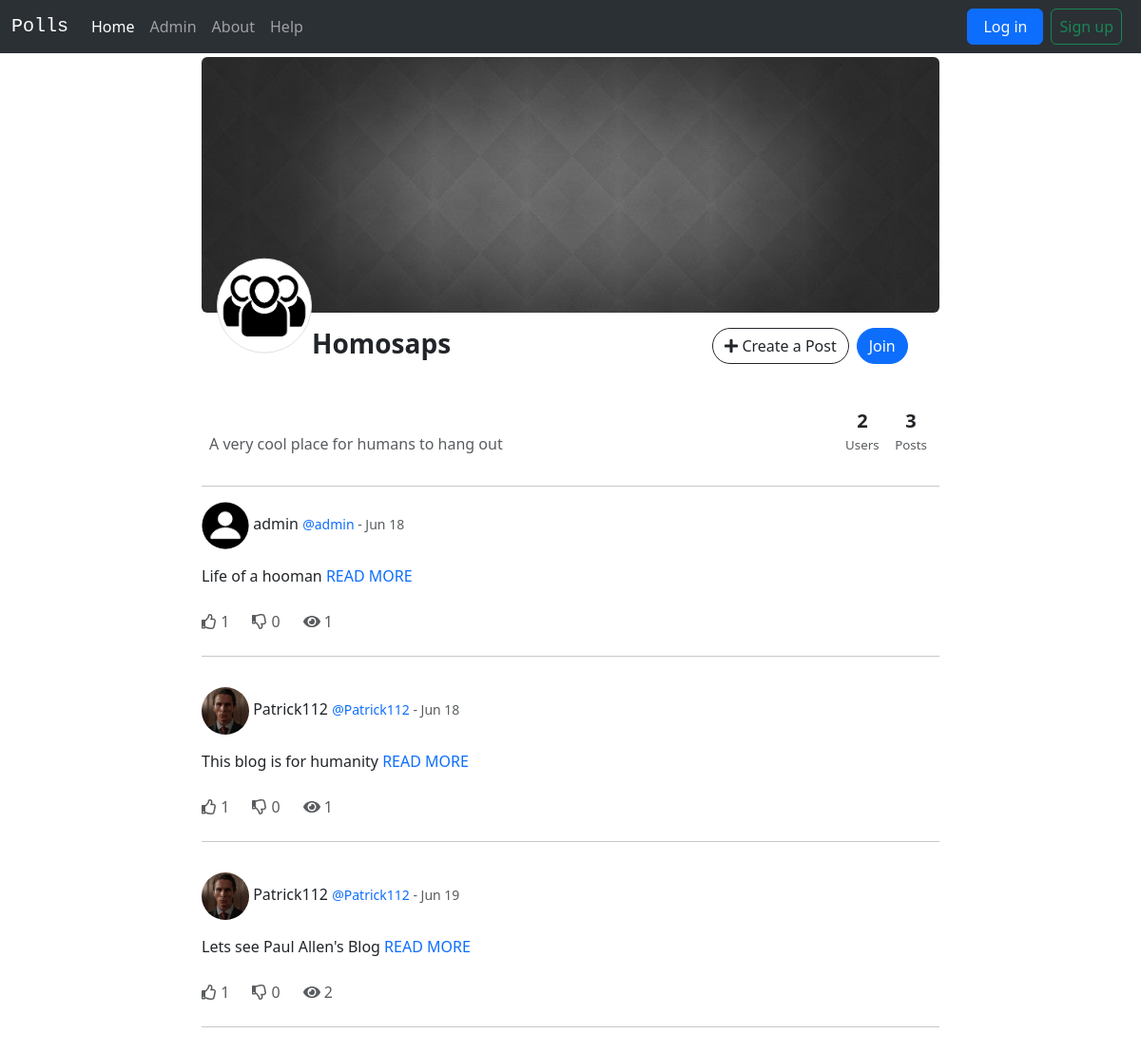
The app's page /polls/groups/homosaps/ with its own data.
### groups/models.py (models this page shows, shortened)
class Group(models.Model):
    name = models.CharField(max_length=50, unique=True)
    description = models.TextField(blank=True, default='')
    slug = models.SlugField(allow_unicode=True, unique=True, blank=True)
    members = models.ManyToManyField(User, related_name='joined_groups', blank=True)
    profile = models.ImageField(upload_to='groups/', blank=True, default="groups/default-group.png")

### polls/models.py (models this page shows, shortened)
class Blog(models.Model):
    title = models.CharField(max_length=150)
    content = MarkdownxField(blank=True, help_text="Markdown is supported.")
    author = models.ForeignKey(User, on_delete=models.CASCADE, related_name="authored_blogs")
    created_at = models.DateTimeField(auto_now_add=True)
    updated_at = models.DateTimeField(auto_now=True)
    comments = models.ManyToManyField(User, through="Comment", related_name="commented_blogs")
    views = models.ManyToManyField(User, related_name="viewed_blogs", blank=True)
    likes = models.ManyToManyField(User, related_name="liked_blogs", blank=True)
    dislikes = models.ManyToManyField(User, related_name="disliked_blogs", blank=True)
    groups = models.ManyToManyField("groups.Group", related_name="blogs", blank=True)

class User(AbstractUser):
    first_name = models.CharField(
        max_length=100, blank=True,
        validators=[
            validators.RegexValidator(r'^[a-zA-Z]*$', 'Only Alphabets are allowed.')
        ]
    )
    last_name = models.CharField(
        max_length=100, blank=True,
        validators=[
            validators.RegexValidator(r'^[a-zA-Z]*$', 'Only Alphabets are allowed.')
        ]
    )
    email = models.EmailField(max_length=100, unique=True)
    username = models.CharField(
        max_length=50, unique=True,
        validators=[
            validators.MinLengthValidator(3,'Username must be at least 3 characters long.'),
            validators.RegexValidator(r'^[^\W_](\w)*$', 'Username should not start with a special character.'),
        ]
    )
    password = models.CharField(max_length=150)
    avatar = models.ImageField(upload_to='polls/', blank=True, default="polls/default-avatar.png")
    followers = models.ManyToManyField("self", symmetrical=False, related_name="following", blank=True)

### groups/views.py (the view, shortened to what this page needs)
# urls.py: path('<slug:slug>/', views.GroupView.as_view(), name="group_detail"),
class GroupView(View):
    def get(self, request, *args, **kwargs):
        view = GroupDetailView.as_view()
        return view(request, *args, **kwargs)

### groups/views.py (called while the page is built)
    def get_context_data(self, **kwargs: Any):
        context = super().get_context_data(**kwargs)
        group = self.get_object()
        context['create_group_form'] = CreateGroupForm(instance=group)
        return context

### templates/groups/group_detail.html (shortened to what this page needs)
{% extends 'polls/base.html' %}
{% load static %}
{% block content %}
<div class="container-fluid mt-1">
    <div class="row">
        <div class="col-sm-8 m-auto position-relative">
            <img src="{% static 'groups/default-banner.jpg' %}" class="img-fluid w-100 rounded" alt="Avatar">
            <div class="position-absolute top-100 start-20 translate-middle-y px-3 d-flex align-items-baseline">
                <img src="{{ group.profile.url }}" class="img-fluid rounded-circle img-thumbnail" alt="Avatar" width="100" height="150">
                <h3 class="fw-bolder">{{ group.name }}</h3>
            </div>
        </div>
    </div>
    <div class="row justify-content-end">
        <div class="col-md-6 d-flex gap-2 me-5 mt-3 justify-content-center">
            <a class="btn btn-outline-dark rounded-pill" href="{% url 'polls:create_blog' %}?group={{ group.slug|urlencode }}">
            <i class="fa fa-plus"></i> Create a Post
            </a>
            {% if request.user not in group.members.all %}
            <a class="btn btn-primary rounded-pill" href="{% url 'groups:join_group' group.slug %}">Join</a>
            {% else %}
            <a class="btn btn-outline-secondary rounded-pill" href="{% url 'groups:leave_group' group.slug %}">Joined</a>
            {% endif %}
        </div>
    </div>
    <div class="row mt-5 mb-3 justify-content-between offset-md-2">
        <div class="col-sm-8 d-flex align-items-end">
            <p class="text-muted text-start m-0 word-break">
                {{ group.description|safe|truncatechars:200 }}
            </p>
        </div>
        <div class="col-sm-4 m-auto">
            <div class="d-flex justify-content-start align-items-center">
                <div class="col-2 text-center">
                    <h5 class="fw-bolder m-0">{{ group.members.count }}</h5>
                    <span class="text-muted" style="font-size: smaller;">Users</span>
                </div>
                <div class="col-2 text-center">
                    <h5 class="fw-bolder m-0">{{ group.blogs.count }}</h5>
                    <span class="text-muted" style="font-size: smaller;">Posts</span>
                </div>
            </div>
        </div>
    </div>
    <div class="row justify-content-center">
        <div class="col-8">
            <hr/>
        </div>
    </div>
    {% if group.blogs.count == 0 %}
    <div class="row justify-content-center mb-5">
        <div class="col-8">
            <p class="text-center text-muted">No posts yet</p>
        </div>
    </div>
    {% else %}
    {% for blog in group.blogs.all %}
    <div class="row mb-3" data-blog-id="{{ blog.pk }}" id="blogContainer">
        <div class="col-md-8 m-auto">
            <div class="card border-0" id="blog">
                <div>
                    <img src="{{ blog.author.avatar.url }}" class="rounded-circle mr-2" alt="User Profile" width="50" height="50">
                    <span class="fw-medium">{{ blog.author.username }}</span>
                    <small class="text-muted">
                        <a class="text-decoration-none" href="{% url 'polls:user_profile' username=blog.author.username %}">@{{ blog.author.username }}</a>
                        -
                        {{ blog.created_at|date:"M d" }}
                    </small>
                </div>
                <div class="card-body px-0">
                    <p class="card-text text-start">
                        {{ blog.title }}
                        <a class="text-decoration-none" href="{% url 'polls:blog_detail' pk=blog.pk %}">READ MORE</a>
                    </p>
                </div>
                <div class="card-footer px-0 border-0 d-flex justify-content-start bg-white">
                    <div class="d-flex gap-4 text-muted">
                            <div>
                                {% if request.user and request.user in blog.likes.all %}
                                <i class="fas fa-thumbs-up" onclick="likeBlog(event, {{ blog.pk }});"></i>
                                {% else %}
                                <i class="far fa-thumbs-up" onclick="likeBlog(event, {{ blog.pk }});"></i>
                                {% endif %}
                                <span id="likeCount">{{ blog.likes.count }}</span>
                            </div>
                            <div>
                                {% if request.user and request.user in blog.dislikes.all %}
                                <i class="fas fa-thumbs-down" onclick="dislikeBlog(event, {{ blog.pk }});"></i>
                                {% else %}
                                <i class="far fa-thumbs-down" onclick="dislikeBlog(event, {{ blog.pk }});"></i>
                                {% endif %}
                                <span id="dislikeCount">{{ blog.dislikes.count }}</span>
                            </div>
                            <div>
                                <i class="fas fa-eye"></i> <span>{{ blog.views.count }}</span>
                            </div>
                    </div>
                </div>
            </div>
            <hr/>
        </div>
    </div>
   {% endfor %}
{% endif %}
</div>
{% endblock %}

### static/polls/style.css (style rules this page uses)
p { text-align: center; }

### records on screen
Group: profile (placeholder picture), name "Homosaps", description "A very cool place for humans to hang out", members.count "2", blogs.count "3"
Blog: author.avatar (placeholder picture), author.username "admin", created_at "Jun 18", title "Life of a hooman", likes.count "1", dislikes.count "0", views.count "1"
Blog: author.avatar (picture), author.username "Patrick112", created_at "Jun 18", title "This blog is for humanity", likes.count "1", dislikes.count "0", views.count "1"
Blog: author.avatar (picture), author.username "Patrick112", created_at "Jun 19", title "Lets see Paul Allen's Blog", likes.count "1", dislikes.count "0", views.count "2"
